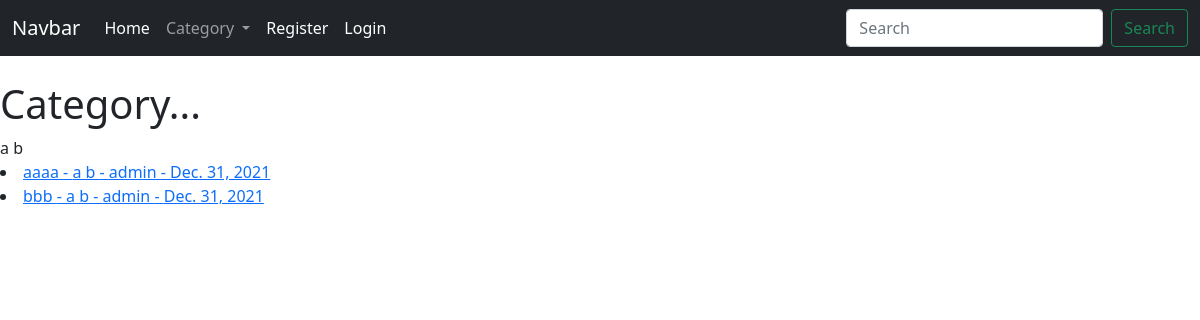
Screenshot of /category/a b/ with the database file from the repository.
### theblog/models.py (models this page shows, shortened)
class Post(models.Model):
    title = models.CharField(max_length=255)
    title_tag = models.CharField(max_length=255, default="My Freakin' Awesome Blog!")
    author = models.ForeignKey(User, on_delete=models.CASCADE)
    body = models.TextField()
    post_date = models.DateField(auto_now_add=True)
    category = models.CharField(max_length=255, default='coding')
    likes = models.ManyToManyField(User, related_name='blog_posts')

### theblog/views.py (the view)
# urls.py: path('category/<str:cats>/', CategoryView, name='category'),
def CategoryView(request, cats):
    category_posts = Post.objects.filter(category=cats)
    cat_menu = Category.objects.all()
    return render(request, 'categories.html', {'cats':cats, 'category_posts':category_posts, 'cat_menu':cat_menu})

### theblog/models.py (called while the page is built)
    def __str__(self):
        return self.name

### theblog/templates/categories.html (shortened to what this page needs)
{% extends 'base.html' %}
{% block content %}
<h1>Category...</h1>
{{ cats }}
{% for post in category_posts %}
    <li><a href="{% url 'article-detail' post.pk %}">
    {{ post.title }} - {{ post.category }} - {{ post.author }} - {{ post.post_date }}
{% endfor %}
{% endblock %}

### rows the page displays
Post: title "aaaa", category "a b", author "admin", post_date "Dec. 31, 2021"
Post: title "bbb", category "a b", author "admin", post_date "Dec. 31, 2021"

### other values shown
{{ cats }} "a b"
